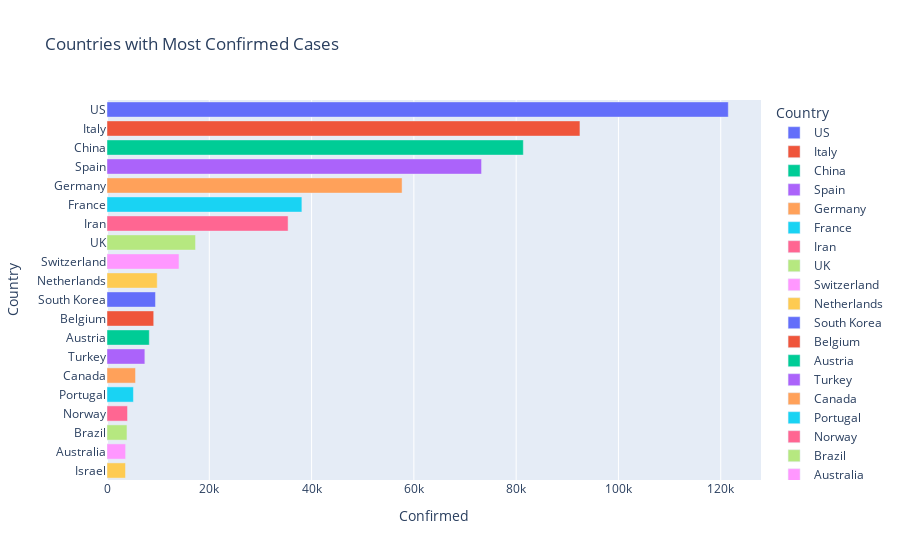
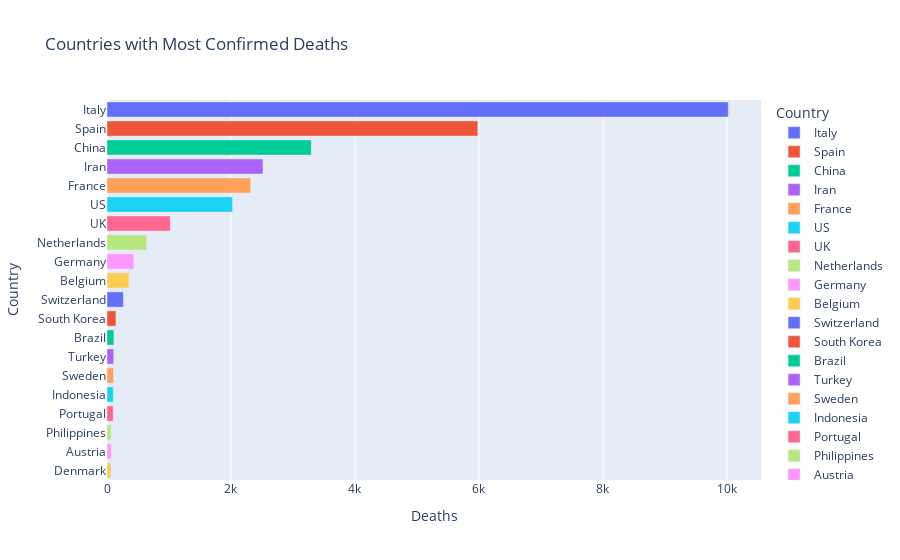

The cell these charts' notebook holds for them, in order:
### Code cell
grp_by_country.sort_values(by='Confirmed', ascending=False, inplace=True)
bar_graph = px.bar(grp_by_country[:20], 
                   x= 'Confirmed', y = 'Country', title= 'Countries with Most Confirmed Cases', 
                   orientation = 'h', color = 'Country'
                  )
bar_graph.show()

color1 = ['red']
bar_graph1 = px.bar(grp_by_country.sort_values('Deaths', ascending=False)[:20], 
                   x= 'Deaths', y = 'Country', title= 'Countries with Most Confirmed Deaths', 
                   orientation = 'h', color = 'Country'
                  )
bar_graph1.show()

Image(pio.to_image(bar_graph, format='png'))

### Figure 1 — Plotly figure (JSON) as saved in the notebook; plotly's stock layout.template omitted (floating-point values rounded to 4 significant figures)
{"data": [{"alignmentgroup": "True", "hoverlabel": {"namelength": 0}, "hovertemplate": "Country=%{y}<br>Confirmed=%{x}", "legendgroup": "US", "marker": {"color": "#636efa"}, "name": "US", "offsetgroup": "US", "orientation": "h", "showlegend": true, "textposition": "auto", "type": "bar", "x": [121478], "xaxis": "x", "y": ["US"], "yaxis": "y"}, {"alignmentgroup": "True", "hoverlabel": {"namelength": 0}, "hovertemplate": "Country=%{y}<br>Confirmed=%{x}", "legendgroup": "Italy", "marker": {"color": "#EF553B"}, "name": "Italy", "offsetgroup": "Italy", "orientation": "h", "showlegend": true, "textposition": "auto", "type": "bar", "x": [92472], "xaxis": "x", "y": ["Italy"], "yaxis": "y"}, {"alignmentgroup": "True", "hoverlabel": {"namelength": 0}, "hovertemplate": "Country=%{y}<br>Confirmed=%{x}", "legendgroup": "China", "marker": {"color": "#00cc96"}, "name": "China", "offsetgroup": "China", "orientation": "h", "showlegend": true, "textposition": "auto", "type": "bar", "x": [81401], "xaxis": "x", "y": ["China"], "yaxis": "y"}, {"alignmentgroup": "True", "hoverlabel": {"namelength": 0}, "hovertemplate": "Country=%{y}<br>Confirmed=%{x}", "legendgroup": "Spain", "marker": {"color": "#ab63fa"}, "name": "Spain", "offsetgroup": "Spain", "orientation": "h", "showlegend": true, "textposition": "auto", "type": "bar", "x": [73235], "xaxis": "x", "y": ["Spain"], "yaxis": "y"}, {"alignmentgroup": "True", "hoverlabel": {"namelength": 0}, "hovertemplate": "Country=%{y}<br>Confirmed=%{x}", "legendgroup": "Germany", "marker": {"color": "#FFA15A"}, "name": "Germany", "offsetgroup": "Germany", "orientation": "h", "showlegend": true, "textposition": "auto", "type": "bar", "x": [57695], "xaxis": "x", "y": ["Germany"], "yaxis": "y"}, {"alignmentgroup": "True", "hoverlabel": {"namelength": 0}, "hovertemplate": "Country=%{y}<br>Confirmed=%{x}", "legendgroup": "France", "marker": {"color": "#19d3f3"}, "name": "France", "offsetgroup": "France", "orientation": "h", "showlegend": true, "textposition": "auto", "type": "bar", "x": [38105], "xaxis": "x", "y": ["France"], "yaxis": "y"}, {"alignmentgroup": "True", "hoverlabel": {"namelength": 0}, "hovertemplate": "Country=%{y}<br>Confirmed=%{x}", "legendgroup": "Iran", "marker": {"color": "#FF6692"}, "name": "Iran", "offsetgroup": "Iran", "orientation": "h", "showlegend": true, "textposition": "auto", "type": "bar", "x": [35408], "xaxis": "x", "y": ["Iran"], "yaxis": "y"}, {"alignmentgroup": "True", "hoverlabel": {"namelength": 0}, "hovertemplate": "Country=%{y}<br>Confirmed=%{x}", "legendgroup": "UK", "marker": {"color": "#B6E880"}, "name": "UK", "offsetgroup": "UK", "orientation": "h", "showlegend": true, "textposition": "auto", "type": "bar", "x": [17312], "xaxis": "x", "y": ["UK"], "yaxis": "y"}, {"alignmentgroup": "True", "hoverlabel": {"namelength": 0}, "hovertemplate": "Country=%{y}<br>Confirmed=%{x}", "legendgroup": "Switzerland", "marker": {"color": "#FF97FF"}, "name": "Switzerland", "offsetgroup": "Switzerland", "orientation": "h", "showlegend": true, "textposition": "auto", "type": "bar", "x": [14076], "xaxis": "x", "y": ["Switzerland"], "yaxis": "y"}, {"alignmentgroup": "True", "hoverlabel": {"namelength": 0}, "hovertemplate": "Country=%{y}<br>Confirmed=%{x}", "legendgroup": "Netherlands", "marker": {"color": "#FECB52"}, "name": "Netherlands", "offsetgroup": "Netherlands", "orientation": "h", "showlegend": true, "textposition": "auto", "type": "bar", "x": [9819], "xaxis": "x", "y": ["Netherlands"], "yaxis": "y"}, {"alignmentgroup": "True", "hoverlabel": {"namelength": 0}, "hovertemplate": "Country=%{y}<br>Confirmed=%{x}", "legendgroup": "South Korea", "marker": {"color": "#636efa"}, "name": "South Korea", "offsetgroup": "South Korea", "orientation": "h", "showlegend": true, "textposition": "auto", "type": "bar", "x": [9478], "xaxis": "x", "y": ["South Korea"], "yaxis": "y"}, {"alignmentgroup": "True", "hoverlabel": {"namelength": 0}, "hovertemplate": "Country=%{y}<br>Confirmed=%{x}", "legendgroup": "Belgium", "marker": {"color": "#EF553B"}, "name": "Belgium", "offsetgroup": "Belgium", "orientation": "h", "showlegend": true, "textposition": "auto", "type": "bar", "x": [9134], "xaxis": "x", "y": ["Belgium"], "yaxis": "y"}, {"alignmentgroup": "True", "hoverlabel": {"namelength": 0}, "hovertemplate": "Country=%{y}<br>Confirmed=%{x}", "legendgroup": "Austria", "marker": {"color": "#00cc96"}, "name": "Austria", "offsetgroup": "Austria", "orientation": "h", "showlegend": true, "textposition": "auto", "type": "bar", "x": [8271], "xaxis": "x", "y": ["Austria"], "yaxis": "y"}, {"alignmentgroup": "True", "hoverlabel": {"namelength": 0}, "hovertemplate": "Country=%{y}<br>Confirmed=%{x}", "legendgroup": "Turkey", "marker": {"color": "#ab63fa"}, "name": "Turkey", "offsetgroup": "Turkey", "orientation": "h", "showlegend": true, "textposition": "auto", "type": "bar", "x": [7402], "xaxis": "x", "y": ["Turkey"], "yaxis": "y"}, {"alignmentgroup": "True", "hoverlabel": {"namelength": 0}, "hovertemplate": "Country=%{y}<br>Confirmed=%{x}", "legendgroup": "Canada", "marker": {"color": "#FFA15A"}, "name": "Canada", "offsetgroup": "Canada", "orientation": "h", "showlegend": true, "textposition": "auto", "type": "bar", "x": [5576], "xaxis": "x", "y": ["Canada"], "yaxis": "y"}, {"alignmentgroup": "True", "hoverlabel": {"namelength": 0}, "hovertemplate": "Country=%{y}<br>Confirmed=%{x}", "legendgroup": "Portugal", "marker": {"color": "#19d3f3"}, "name": "Portugal", "offsetgroup": "Portugal", "orientation": "h", "showlegend": true, "textposition": "auto", "type": "bar", "x": [5170], "xaxis": "x", "y": ["Portugal"], "yaxis": "y"}, {"alignmentgroup": "True", "hoverlabel": {"namelength": 0}, "hovertemplate": "Country=%{y}<br>Confirmed=%{x}", "legendgroup": "Norway", "marker": {"color": "#FF6692"}, "name": "Norway", "offsetgroup": "Norway", "orientation": "h", "showlegend": true, "textposition": "auto", "type": "bar", "x": [4015], "xaxis": "x", "y": ["Norway"], "yaxis": "y"}, {"alignmentgroup": "True", "hoverlabel": {"namelength": 0}, "hovertemplate": "Country=%{y}<br>Confirmed=%{x}", "legendgroup": "Brazil", "marker": {"color": "#B6E880"}, "name": "Brazil", "offsetgroup": "Brazil", "orientation": "h", "showlegend": true, "textposition": "auto", "type": "bar", "x": [3904], "xaxis": "x", "y": ["Brazil"], "yaxis": "y"}, {"alignmentgroup": "True", "hoverlabel": {"namelength": 0}, "hovertemplate": "Country=%{y}<br>Confirmed=%{x}", "legendgroup": "Australia", "marker": {"color": "#FF97FF"}, "name": "Australia", "offsetgroup": "Australia", "orientation": "h", "showlegend": true, "textposition": "auto", "type": "bar", "x": [3640], "xaxis": "x", "y": ["Australia"], "yaxis": "y"}, {"alignmentgroup": "True", "hoverlabel": {"namelength": 0}, "hovertemplate": "Country=%{y}<br>Confirmed=%{x}", "legendgroup": "Israel", "marker": {"color": "#FECB52"}, "name": "Israel", "offsetgroup": "Israel", "orientation": "h", "showlegend": true, "textposition": "auto", "type": "bar", "x": [3619], "xaxis": "x", "y": ["Israel"], "yaxis": "y"}], "layout": {"barmode": "relative", "legend": {"title": {"text": "Country"}, "tracegroupgap": 0}, "title": {"text": "Countries with Most Confirmed Cases"}, "xaxis": {"anchor": "y", "domain": [0, 1], "title": {"text": "Confirmed"}}, "yaxis": {"anchor": "x", "categoryarray": ["Israel", "Australia", "Brazil", "Norway", "Portugal", "Canada", "Turkey", "Austria", "Belgium", "South Korea", "Netherlands", "Switzerland", "UK", "Iran", "France", "Germany", "Spain", "China", "Italy", "US"], "categoryorder": "array", "domain": [0, 1], "title": {"text": "Country"}}}}

### Figure 2 — Plotly figure (JSON) as saved in the notebook; plotly's stock layout.template omitted (floating-point values rounded to 4 significant figures)
{"data": [{"alignmentgroup": "True", "hoverlabel": {"namelength": 0}, "hovertemplate": "Country=%{y}<br>Deaths=%{x}", "legendgroup": "Italy", "marker": {"color": "#636efa"}, "name": "Italy", "offsetgroup": "Italy", "orientation": "h", "showlegend": true, "textposition": "auto", "type": "bar", "x": [10023], "xaxis": "x", "y": ["Italy"], "yaxis": "y"}, {"alignmentgroup": "True", "hoverlabel": {"namelength": 0}, "hovertemplate": "Country=%{y}<br>Deaths=%{x}", "legendgroup": "Spain", "marker": {"color": "#EF553B"}, "name": "Spain", "offsetgroup": "Spain", "orientation": "h", "showlegend": true, "textposition": "auto", "type": "bar", "x": [5982], "xaxis": "x", "y": ["Spain"], "yaxis": "y"}, {"alignmentgroup": "True", "hoverlabel": {"namelength": 0}, "hovertemplate": "Country=%{y}<br>Deaths=%{x}", "legendgroup": "China", "marker": {"color": "#00cc96"}, "name": "China", "offsetgroup": "China", "orientation": "h", "showlegend": true, "textposition": "auto", "type": "bar", "x": [3295], "xaxis": "x", "y": ["China"], "yaxis": "y"}, {"alignmentgroup": "True", "hoverlabel": {"namelength": 0}, "hovertemplate": "Country=%{y}<br>Deaths=%{x}", "legendgroup": "Iran", "marker": {"color": "#ab63fa"}, "name": "Iran", "offsetgroup": "Iran", "orientation": "h", "showlegend": true, "textposition": "auto", "type": "bar", "x": [2517], "xaxis": "x", "y": ["Iran"], "yaxis": "y"}, {"alignmentgroup": "True", "hoverlabel": {"namelength": 0}, "hovertemplate": "Country=%{y}<br>Deaths=%{x}", "legendgroup": "France", "marker": {"color": "#FFA15A"}, "name": "France", "offsetgroup": "France", "orientation": "h", "showlegend": true, "textposition": "auto", "type": "bar", "x": [2317], "xaxis": "x", "y": ["France"], "yaxis": "y"}, {"alignmentgroup": "True", "hoverlabel": {"namelength": 0}, "hovertemplate": "Country=%{y}<br>Deaths=%{x}", "legendgroup": "US", "marker": {"color": "#19d3f3"}, "name": "US", "offsetgroup": "US", "orientation": "h", "showlegend": true, "textposition": "auto", "type": "bar", "x": [2026], "xaxis": "x", "y": ["US"], "yaxis": "y"}, {"alignmentgroup": "True", "hoverlabel": {"namelength": 0}, "hovertemplate": "Country=%{y}<br>Deaths=%{x}", "legendgroup": "UK", "marker": {"color": "#FF6692"}, "name": "UK", "offsetgroup": "UK", "orientation": "h", "showlegend": true, "textposition": "auto", "type": "bar", "x": [1021], "xaxis": "x", "y": ["UK"], "yaxis": "y"}, {"alignmentgroup": "True", "hoverlabel": {"namelength": 0}, "hovertemplate": "Country=%{y}<br>Deaths=%{x}", "legendgroup": "Netherlands", "marker": {"color": "#B6E880"}, "name": "Netherlands", "offsetgroup": "Netherlands", "orientation": "h", "showlegend": true, "textposition": "auto", "type": "bar", "x": [640], "xaxis": "x", "y": ["Netherlands"], "yaxis": "y"}, {"alignmentgroup": "True", "hoverlabel": {"namelength": 0}, "hovertemplate": "Country=%{y}<br>Deaths=%{x}", "legendgroup": "Germany", "marker": {"color": "#FF97FF"}, "name": "Germany", "offsetgroup": "Germany", "orientation": "h", "showlegend": true, "textposition": "auto", "type": "bar", "x": [433], "xaxis": "x", "y": ["Germany"], "yaxis": "y"}, {"alignmentgroup": "True", "hoverlabel": {"namelength": 0}, "hovertemplate": "Country=%{y}<br>Deaths=%{x}", "legendgroup": "Belgium", "marker": {"color": "#FECB52"}, "name": "Belgium", "offsetgroup": "Belgium", "orientation": "h", "showlegend": true, "textposition": "auto", "type": "bar", "x": [353], "xaxis": "x", "y": ["Belgium"], "yaxis": "y"}, {"alignmentgroup": "True", "hoverlabel": {"namelength": 0}, "hovertemplate": "Country=%{y}<br>Deaths=%{x}", "legendgroup": "Switzerland", "marker": {"color": "#636efa"}, "name": "Switzerland", "offsetgroup": "Switzerland", "orientation": "h", "showlegend": true, "textposition": "auto", "type": "bar", "x": [264], "xaxis": "x", "y": ["Switzerland"], "yaxis": "y"}, {"alignmentgroup": "True", "hoverlabel": {"namelength": 0}, "hovertemplate": "Country=%{y}<br>Deaths=%{x}", "legendgroup": "South Korea", "marker": {"color": "#EF553B"}, "name": "South Korea", "offsetgroup": "South Korea", "orientation": "h", "showlegend": true, "textposition": "auto", "type": "bar", "x": [144], "xaxis": "x", "y": ["South Korea"], "yaxis": "y"}, {"alignmentgroup": "True", "hoverlabel": {"namelength": 0}, "hovertemplate": "Country=%{y}<br>Deaths=%{x}", "legendgroup": "Brazil", "marker": {"color": "#00cc96"}, "name": "Brazil", "offsetgroup": "Brazil", "orientation": "h", "showlegend": true, "textposition": "auto", "type": "bar", "x": [111], "xaxis": "x", "y": ["Brazil"], "yaxis": "y"}, {"alignmentgroup": "True", "hoverlabel": {"namelength": 0}, "hovertemplate": "Country=%{y}<br>Deaths=%{x}", "legendgroup": "Turkey", "marker": {"color": "#ab63fa"}, "name": "Turkey", "offsetgroup": "Turkey", "orientation": "h", "showlegend": true, "textposition": "auto", "type": "bar", "x": [108], "xaxis": "x", "y": ["Turkey"], "yaxis": "y"}, {"alignmentgroup": "True", "hoverlabel": {"namelength": 0}, "hovertemplate": "Country=%{y}<br>Deaths=%{x}", "legendgroup": "Sweden", "marker": {"color": "#FFA15A"}, "name": "Sweden", "offsetgroup": "Sweden", "orientation": "h", "showlegend": true, "textposition": "auto", "type": "bar", "x": [105], "xaxis": "x", "y": ["Sweden"], "yaxis": "y"}, {"alignmentgroup": "True", "hoverlabel": {"namelength": 0}, "hovertemplate": "Country=%{y}<br>Deaths=%{x}", "legendgroup": "Indonesia", "marker": {"color": "#19d3f3"}, "name": "Indonesia", "offsetgroup": "Indonesia", "orientation": "h", "showlegend": true, "textposition": "auto", "type": "bar", "x": [102], "xaxis": "x", "y": ["Indonesia"], "yaxis": "y"}, {"alignmentgroup": "True", "hoverlabel": {"namelength": 0}, "hovertemplate": "Country=%{y}<br>Deaths=%{x}", "legendgroup": "Portugal", "marker": {"color": "#FF6692"}, "name": "Portugal", "offsetgroup": "Portugal", "orientation": "h", "showlegend": true, "textposition": "auto", "type": "bar", "x": [100], "xaxis": "x", "y": ["Portugal"], "yaxis": "y"}, {"alignmentgroup": "True", "hoverlabel": {"namelength": 0}, "hovertemplate": "Country=%{y}<br>Deaths=%{x}", "legendgroup": "Philippines", "marker": {"color": "#B6E880"}, "name": "Philippines", "offsetgroup": "Philippines", "orientation": "h", "showlegend": true, "textposition": "auto", "type": "bar", "x": [68], "xaxis": "x", "y": ["Philippines"], "yaxis": "y"}, {"alignmentgroup": "True", "hoverlabel": {"namelength": 0}, "hovertemplate": "Country=%{y}<br>Deaths=%{x}", "legendgroup": "Austria", "marker": {"color": "#FF97FF"}, "name": "Austria", "offsetgroup": "Austria", "orientation": "h", "showlegend": true, "textposition": "auto", "type": "bar", "x": [68], "xaxis": "x", "y": ["Austria"], "yaxis": "y"}, {"alignmentgroup": "True", "hoverlabel": {"namelength": 0}, "hovertemplate": "Country=%{y}<br>Deaths=%{x}", "legendgroup": "Denmark", "marker": {"color": "#FECB52"}, "name": "Denmark", "offsetgroup": "Denmark", "orientation": "h", "showlegend": true, "textposition": "auto", "type": "bar", "x": [65], "xaxis": "x", "y": ["Denmark"], "yaxis": "y"}], "layout": {"barmode": "relative", "legend": {"title": {"text": "Country"}, "tracegroupgap": 0}, "title": {"text": "Countries with Most Confirmed Deaths"}, "xaxis": {"anchor": "y", "domain": [0, 1], "title": {"text": "Deaths"}}, "yaxis": {"anchor": "x", "categoryarray": ["Denmark", "Austria", "Philippines", "Portugal", "Indonesia", "Sweden", "Turkey", "Brazil", "South Korea", "Switzerland", "Belgium", "Germany", "Netherlands", "UK", "US", "France", "Iran", "China", "Spain", "Italy"], "categoryorder": "array", "domain": [0, 1], "title": {"text": "Country"}}}}
